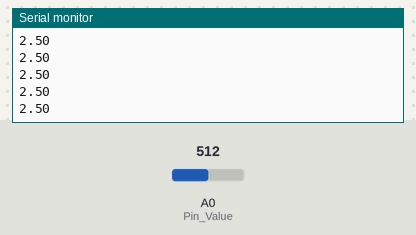
Recording of a sketch running on a simulated Arduino Uno, built with avr-gcc and run on an emulated ATmega328P. On the bench: the last lines printed to the serial monitor. The inputs (shaded band) are chosen by the test bench; at power-on: A0 (Pin_Value) = 512.

Above: at 1.2 s.
1.3 s: A0 (Pin_Value) set to 716
At 1.8 s:
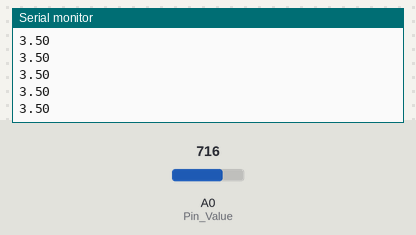
2.8 s: A0 (Pin_Value) set to 900
At 3.5 s:
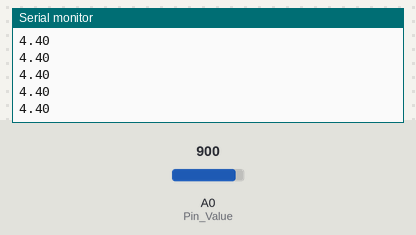
Timing chart, 0 to 5.8 s (numbered marks = the images above; inputs shaded):
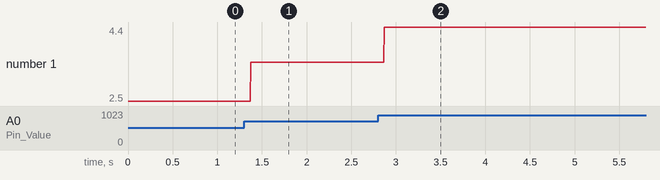

The sketch:

Voltage_Measurement.ino
```cpp
int Pin_Value = A0;

void setup() {
  // put your setup code here, to run once:
  pinMode(Pin_Value, INPUT);
  Serial.begin(9600);
}

void loop() {
  // put your main code here, to run repeatedly:
  float VoltageMeasure = (5./1023.)*analogRead(Pin_Value);
  Serial.println(VoltageMeasure);
}
```

Measured:
- after the input at 1.3 s, the serial monitor: prints a new line after 0.07 s (image 1)
- after the input at 2.8 s, the serial monitor: prints a new line after 0.07 s (image 2)
- plotted number 1: 2.5 → 3.5 after the input at 1.3 s, 3.5 → 4.4 after the input at 2.8 s
